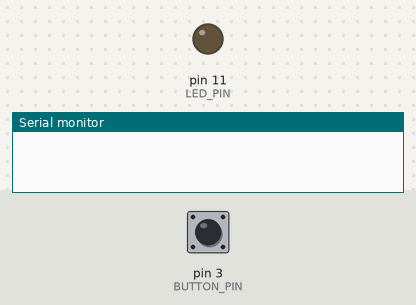
Simulated run of this sketch. Board: Arduino Uno, built with avr-gcc and run on an emulated ATmega328P. On the bench: output pins drawn as LEDs (lit = HIGH), the last lines printed to the serial monitor. The test bench sets the inputs (shaded band); at power-on: pin 3 (BUTTON_PIN) HIGH.

Above: at 1.2 s.
1.3 s: pin 3 (BUTTON_PIN) pulled LOW for 0.15 s
At 2.1 s:
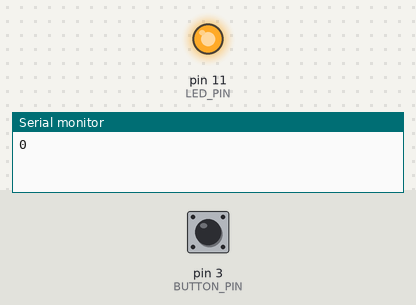
2.9 s: pin 3 (BUTTON_PIN) pulled LOW for 1 s
At 3.3 s:
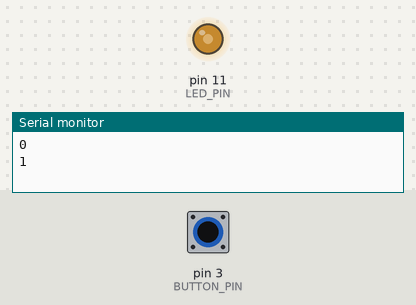
5.4 s: pin 3 (BUTTON_PIN) pulsed LOW 2 times (0.12 s each, 0.3 s apart)
At 5.55 s:
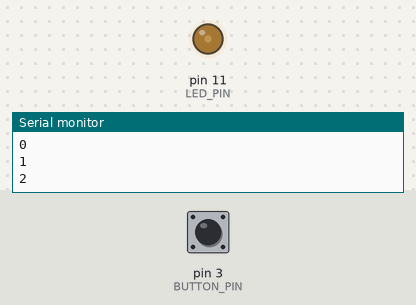
9.0 s: pin 3 (BUTTON_PIN) pulled LOW for 3.2 s
At 10.5 s:
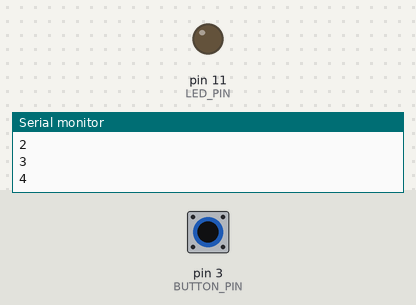
Timing chart, 0 to 12.0 s (numbered marks = the images above; inputs shaded):
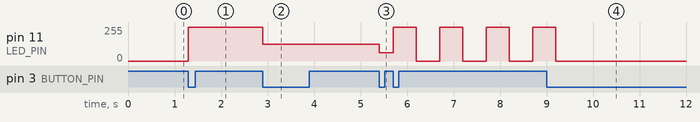

Measured:
- after the input at 1.3 s, pin 11 (LED_PIN): 0/255 → 255/255 at once
- after the input at 2.9 s, pin 11 (LED_PIN): 255/255 → 127/255 at once
- after the input at 5.4 s, pin 11 (LED_PIN): 127/255 → 63/255 at once, then repeats every 1.0 s: 255/255 0.50 s, 0/255 0.50 s
- after the input at 9.0 s, pin 11 (LED_PIN): goes on until 9.2 s, then stays 0/255

The sketch:

software.ino
```cpp
// use preprocessor directives to define constants in the code
#define FLASH_RATE_HZ 2
#define BUTTON_PIN 3
#define LED_PIN 11
#define PWM_MAX 255
#define NUM_MODE 5

int operating_mode = 0;
bool button_press = false;
int PWM_OUT = 0;

long lastDebounceTime = 0;
long debounceDelay = 50;

void setup() {
  Serial.begin(9600);
  pinMode(LED_PIN, OUTPUT);
  pinMode(BUTTON_PIN, INPUT);
  attachInterrupt(digitalPinToInterrupt(BUTTON_PIN), button_pushed, FALLING);
}

void loop(){
//  Serial.println("Hello");
  check_button_press();
  set_pwm();
//  shine_led(255);
}

void set_pwm() {
  switch (operating_mode) {
    case 0:
      PWM_OUT = 0;
      shine_led(PWM_OUT);
//      Serial.println(PWM_OUT);
      break;
    case 1:
      PWM_OUT = PWM_MAX;
      shine_led(PWM_OUT);
//      Serial.println(PWM_OUT);
      break;
    case 2:
      PWM_OUT = int(PWM_MAX/2);
      shine_led(PWM_OUT);
//      Serial.println(PWM_OUT);
      break;
    case 3:
      PWM_OUT = int(PWM_MAX/4);
      shine_led(PWM_OUT);
//      Serial.println(PWM_OUT);
      break;
    case 4:
//      Serial.println(PWM_OUT);
      flash_the_light();
      break;
    }
}

void button_pushed() {
  if ( (millis() - lastDebounceTime) > debounceDelay) {
    button_press = true;
    lastDebounceTime = millis();
    Serial.println(operating_mode);
  }
}

void flash_the_light() {
  analogWrite(LED_PIN, PWM_MAX);
  delay(1000/FLASH_RATE_HZ);
  analogWrite(LED_PIN, 0);
  delay(1000/FLASH_RATE_HZ);
}

void shine_led(int PWM) {
  analogWrite(LED_PIN, PWM);
}

void check_button_press() {
  if (button_press){
    if (operating_mode == NUM_MODE - 1){
      operating_mode = 0;
    }else {
      operating_mode++;
    }
      button_press = false;
  }
}
```
